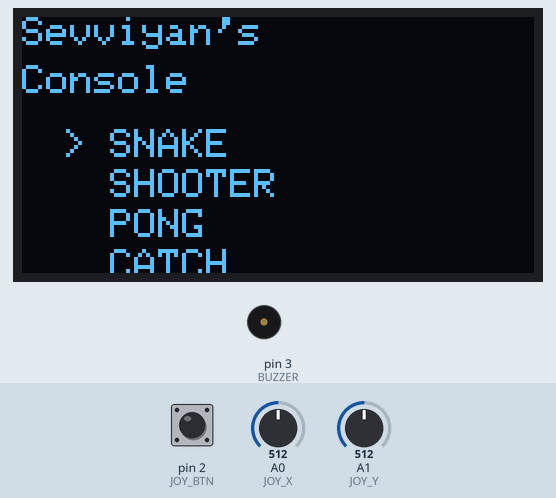
Recording of a sketch running on a simulated Arduino Uno, built with avr-gcc and run on an emulated ATmega328P. Parts: 128×64 one-colour display, buzzer (waves = sounding). Inputs (shaded band) come from the test bench; at power-on: A1 (JOY_Y) = 512, pin 2 (JOY_BTN) HIGH, A0 (JOY_X) = 512. Random numbers use the default seed unless the sketch sets one.

Above: at 1.2 s.
1.3 s: A1 (JOY_Y) set to 583
2.8 s: A1 (JOY_Y) set to 616
At 3.15 s:
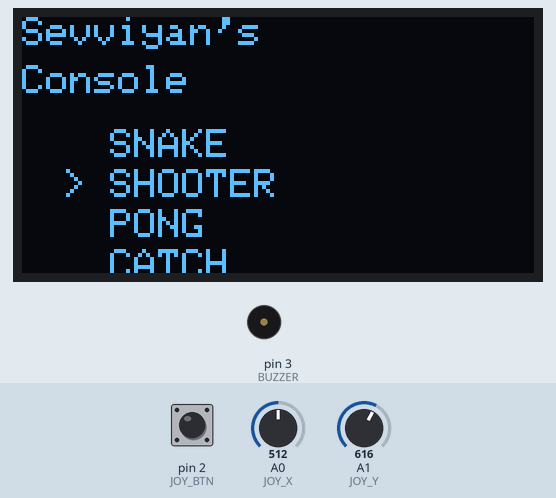
4.7 s: pin 2 (JOY_BTN) pulled LOW for 3.2 s
At 6.09 s:
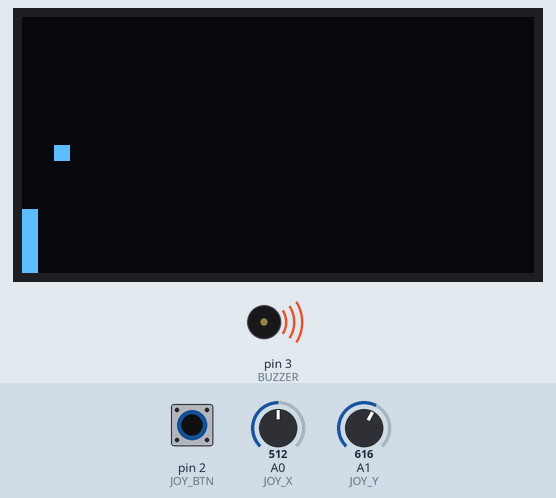
9.4 s: A0 (JOY_X) set to 610
At 9.78 s:
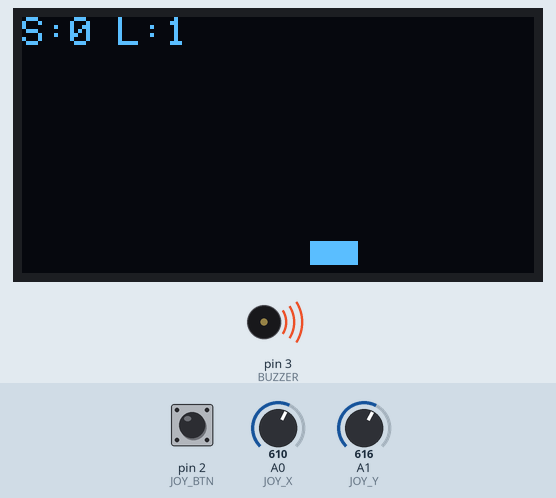
11.7 s: pin 2 (JOY_BTN) pulled LOW for 1 s
At 13.09 s:
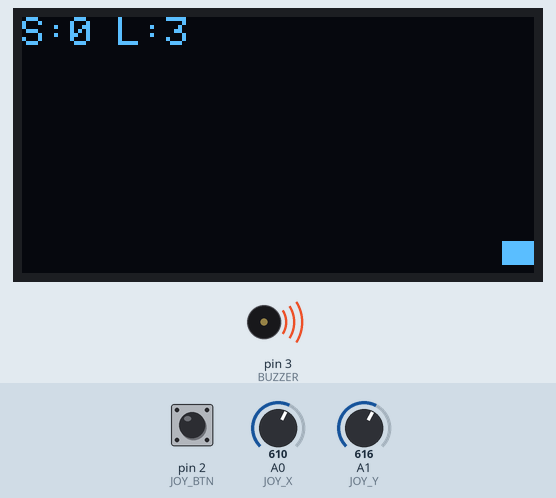
14.2 s: A0 (JOY_X) set to 306
At 14.97 s:
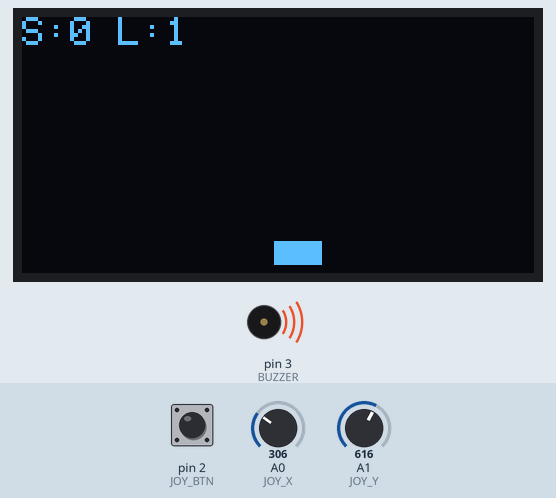
Timing chart, 0 to 16.9 s (numbered marks = the images above; inputs shaded):
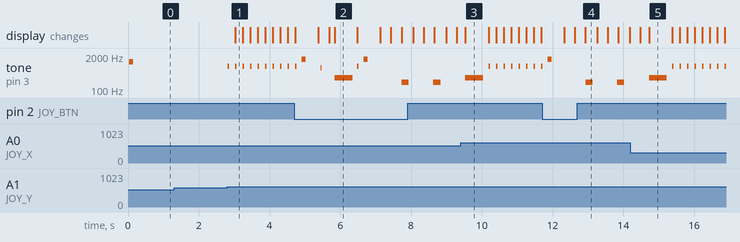

The sketch:

4GameConsole.ino
```cpp
#include <Wire.h>
#include <Adafruit_GFX.h>
#include <Adafruit_SSD1306.h>

#define SCREEN_WIDTH 128
#define SCREEN_HEIGHT 64
Adafruit_SSD1306 display(SCREEN_WIDTH, SCREEN_HEIGHT, &Wire, -1);

// ---------- PINS ----------
#define JOY_X A0
#define JOY_Y A1
#define JOY_BTN 2
#define BUZZER 3

// ---------- MENU ----------
int menuIndex = 0;
bool inMenu = true;
const char* games[] = {"SNAKE", "SHOOTER", "PONG", "CATCH"};
const int gameCount = 4;

// ---------- TIMING ----------
unsigned long lastUpdate = 0;

// ---------- SNAKE ----------
int snakeX[64], snakeY[64];
int snakeLen, foodX, foodY, snakeDir;

// ---------- SHOOTER ----------
int shipX, bulletY, enemyX, enemyY;
bool bulletActive;
unsigned long enemyTimer;

// ---------- PONG ----------
int paddleY, ballX, ballY, ballVX, ballVY;

// ---------- CATCH ----------
int playerX, objX, objY, score, lives;

// ---------- SETUP ----------
void setup() {
  pinMode(JOY_BTN, INPUT_PULLUP);
  pinMode(BUZZER, OUTPUT);

  display.begin(SSD1306_SWITCHCAPVCC, 0x3C);
  display.clearDisplay();
  tone(BUZZER, 1200, 120);
}

// ---------- LOOP ----------
void loop() {
  if (inMenu) {
    drawMenu();
    menuInput();
  } else {
    if (menuIndex == 0) playSnake();
    if (menuIndex == 1) playShooter();
    if (menuIndex == 2) playPong();
    if (menuIndex == 3) playCatch();
  }
}

// ---------- MENU ----------
void drawMenu() {
  display.clearDisplay();
  display.setTextSize(1);
  display.setTextColor(WHITE);

  // Split title into 2 lines to fit OLED
  display.setCursor(0, 0);
  display.println("Sevviyan's");
  display.setCursor(0, 12);
  display.println("Console");

  for (int i = 0; i < gameCount; i++) {
    display.setCursor(10, 28 + i * 10);
    display.print(i == menuIndex ? "> " : "  ");
    display.println(games[i]);
  }
  display.display();
}

void menuInput() {
  int y = analogRead(JOY_Y);

  if (y < 400) {
    menuIndex = (menuIndex + gameCount - 1) % gameCount;
    tone(BUZZER, 800, 40);
    delay(180);
  }
  if (y > 600) {
    menuIndex = (menuIndex + 1) % gameCount;
    tone(BUZZER, 800, 40);
    delay(180);
  }

  if (digitalRead(JOY_BTN) == LOW) {
    tone(BUZZER, 1500, 120);
    delay(200);
    startGame();
  }
}

// ---------- GAME INIT ----------
void startGame() {
  inMenu = false;
  lastUpdate = millis();

  // Snake
  snakeLen = 3;
  snakeDir = 1;
  for (int i = 0; i < snakeLen; i++) {
    snakeX[i] = 60 - i * 4;
    snakeY[i] = 32;
  }
  foodX = random(0, 124);
  foodY = random(0, 60);

  // Shooter
  shipX = 60;
  bulletActive = false;
  enemyX = random(0, 120);
  enemyY = 0;
  enemyTimer = millis();

  // Pong
  paddleY = 24;
  ballX = 64;
  ballY = 32;
  ballVX = -2;
  ballVY = 2;

  // Catch
  playerX = 60;
  objX = random(0, 120);
  objY = 0;
  score = 0;
  lives = 3;
}

// ---------- SNAKE ----------
void playSnake() {
  if (millis() - lastUpdate < 140) return;
  lastUpdate = millis();

  int x = analogRead(JOY_X);
  int y = analogRead(JOY_Y);
  if (x < 400) snakeDir = 3;
  if (x > 600) snakeDir = 1;
  if (y < 400) snakeDir = 0;
  if (y > 600) snakeDir = 2;

  for (int i = snakeLen; i > 0; i--) {
    snakeX[i] = snakeX[i - 1];
    snakeY[i] = snakeY[i - 1];
  }

  if (snakeDir == 0) snakeY[0] -= 4;
  if (snakeDir == 1) snakeX[0] += 4;
  if (snakeDir == 2) snakeY[0] += 4;
  if (snakeDir == 3) snakeX[0] -= 4;

  if (snakeX[0] < 0 || snakeX[0] > 124 || snakeY[0] < 0 || snakeY[0] > 60) endGame();

  if (abs(snakeX[0] - foodX) < 4 && abs(snakeY[0] - foodY) < 4) {
    snakeLen++;
    foodX = random(0, 124);
    foodY = random(0, 60);
    tone(BUZZER, 1000, 50);
  }

  display.clearDisplay();
  for (int i = 0; i < snakeLen; i++)
    display.fillRect(snakeX[i], snakeY[i], 4, 4, WHITE);
  display.fillRect(foodX, foodY, 4, 4, WHITE);
  display.display();
}

// ---------- SHOOTER (SLOWER ENEMY) ----------
void playShooter() {
  int x = analogRead(JOY_X);
  if (x < 400) shipX -= 3;
  if (x > 600) shipX += 3;
  shipX = constrain(shipX, 0, 120);

  if (!bulletActive && digitalRead(JOY_BTN) == LOW) {
    bulletActive = true;
    bulletY = 54;
    tone(BUZZER, 2000, 50);
  }

  if (bulletActive) bulletY -= 5;
  if (bulletY < 0) bulletActive = false;

  if (millis() - enemyTimer > 120) {   // slower enemy
    enemyY++;
    enemyTimer = millis();
  }

  if (enemyY > 64) {
    enemyY = 0;
    enemyX = random(0, 120);
  }

  if (bulletActive && abs(enemyX - shipX) < 8 && abs(enemyY - bulletY) < 8) {
    enemyY = 0;
    enemyX = random(0, 120);
    bulletActive = false;
    tone(BUZZER, 400, 200);
  }

  display.clearDisplay();
  display.fillRect(shipX, 56, 8, 8, WHITE);
  if (bulletActive) display.fillRect(shipX + 3, bulletY, 2, 4, WHITE);
  display.fillRect(enemyX, enemyY, 8, 8, WHITE);
  display.display();
}

// ---------- PONG (FIXED WALLS) ----------
void playPong() {
  int y = analogRead(JOY_Y);

  // Move paddle
  if (y < 400) paddleY -= 4;
  if (y > 600) paddleY += 4;
  paddleY = constrain(paddleY, 0, 48);

  // Move ball
  ballX += ballVX;
  ballY += ballVY;

  // TOP & BOTTOM wall
  if (ballY <= 0 || ballY >= 60) {
    ballVY *= -1;
    tone(BUZZER, 700, 20);
  }

  // RIGHT wall
  if (ballX >= 124) {
    ballVX *= -1;
    tone(BUZZER, 700, 20);
  }

  // LEFT paddle
  if (ballX <= 6) {
    if (ballY >= paddleY && ballY <= paddleY + 16) {
      ballVX = abs(ballVX);   // bounce right
      tone(BUZZER, 1000, 40);
    } else {
      endGame(); // missed paddle
      return;
    }
  }

  // Draw
  display.clearDisplay();
  display.fillRect(0, paddleY, 4, 16, WHITE);
  display.fillRect(ballX, ballY, 4, 4, WHITE);
  display.display();
}

// ---------- CATCH (IMPROVED) ----------
void playCatch() {
  int x = analogRead(JOY_X);
  if (x < 400) playerX -= 3;
  if (x > 600) playerX += 3;
  playerX = constrain(playerX, 0, 120);

  objY += 2;

  if (objY > 64) { // Missed object
    objY = 0;
    objX = random(0, 120);
    lives--;
    tone(BUZZER, 200, 200);
  }

  if (objY > 52 && abs(objX - playerX) < 10) { // Caught object
    score++;
    objY = 0;
    objX = random(0, 120);
    tone(BUZZER, 1200, 60);
  }

  if (lives <= 0) endGame();

  display.clearDisplay();
  display.fillRect(playerX, 56, 12, 6, WHITE); // player
  display.fillRect(objX, objY, 6, 6, WHITE);   // object

  display.setCursor(0, 0);
  display.print("S:");
  display.print(score);
  display.print(" L:");
  display.print(lives);

  display.display();
}

// ---------- GAME OVER ----------
void endGame() {
  tone(BUZZER, 300, 500);
  delay(600);
  inMenu = true;
}
```

Measured:
- the behaviour switches between 600 and 601 on A1 (JOY_Y) (found by bisection; images 0 and 1)
- after the input at 1.3 s, every drawn part: stays the same
- after the input at 2.8 s, tone on pin 3 (BUZZER): alternates 800 Hz for 0.04 s and silent for 0.17 s, starting at once; the display: changes after 0.23 s (image 1)
- what the display in image 2 shows lasts 0.7 s, from 5.8 s to 6.5 s
- what the display in image 3 shows lasts 0.7 s, from 9.5 s to 10.2 s
